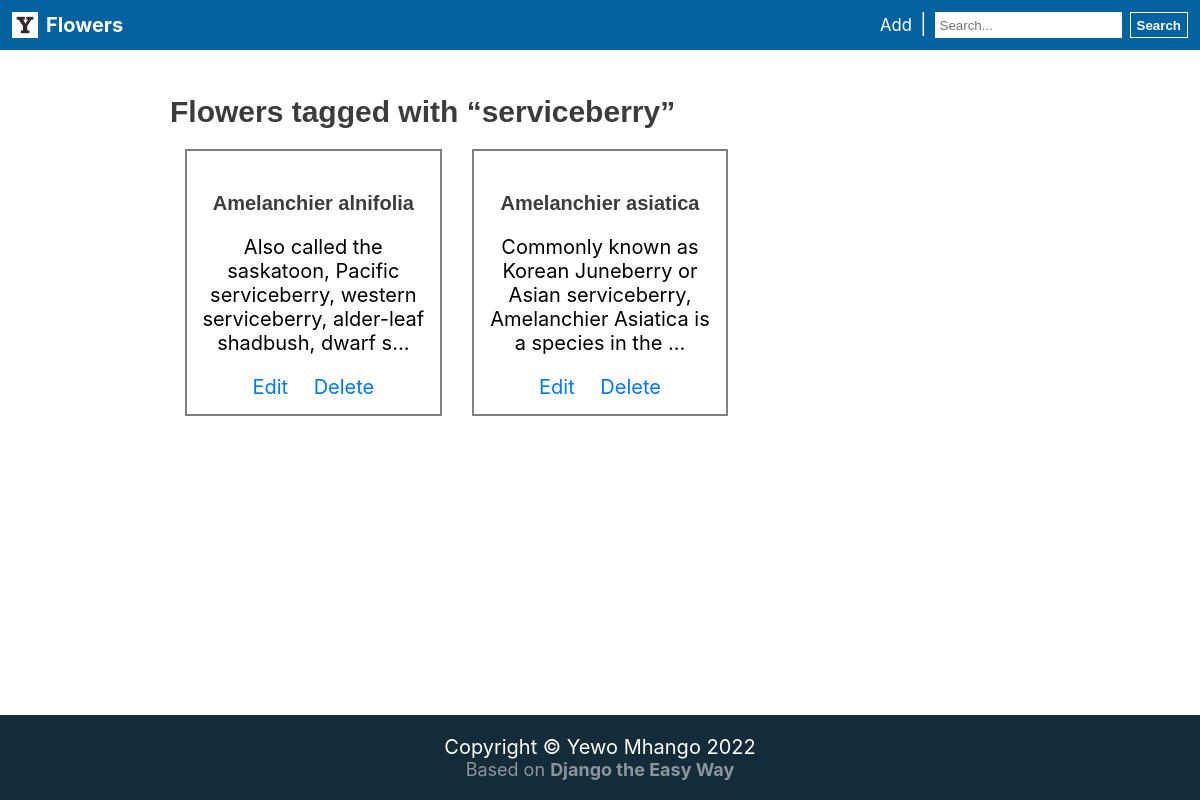
Page /tags/serviceberry/ on the committed database.
### myapp/models.py (models this page shows, shortened)
class Flower(models.Model):
    title = models.CharField(max_length=255, default='')
    description = models.TextField(default='')
    slug = models.SlugField(blank=True, default='')
    category = models.ForeignKey(Category, null=True, on_delete=models.PROTECT)
    tags = models.ManyToManyField(Tag)

### myapp/views.py (the view)
# urls.py: path('tags/<slug:slug>/', myapp_views.tags, name='tags'),
def tags(request: HttpRequest, slug=None):
    flowers = Flower.objects.filter(tags__slug=slug)
    return render(request, 'myapp/index.html', {'flowers': flowers, 'page_title': 'Flowers tagged with “' + slug + '”'})

### myapp/templates/myapp/index.html (shortened to what this page needs)
{% extends 'base/base.html' %} {% block content %}
<h2>{{ page_title }}</h2>
<div class="cards-container">
  {% for flower in flowers %}
  <div class="url-card" onclick="location=`{% url 'detail' flower.slug %}`">
    <h4 class="card-tile">{{ flower.title }}</h4>
    <p class="card-text">{{ flower.description | truncatechars:100 }}</p>
    <a href="{% url 'edit' pk=flower.pk %}" class="card-link">Edit</a>
    <a href="{% url 'delete' pk=flower.pk %}" class="card-link">Delete</a>
  </div>
  {% endfor %}
</div>
 {% endblock %}

### base/static/base/css/site.css (style rules this page uses)
* { box-sizing: border-box; transition: all 0.25s ease; }
h1, h2, h3, h4, h5, h6 { color: rgb(60, 60, 60); margin-bottom: 5px; font-family: Montserrat, sans-serif; }
body { font-family: -apple-system, BlinkMacSystemFont, "Segoe UI", Roboto, Oxygen, Cantarell, "Open Sans", "Helvetica Neue", Tahoma, Geneva, Verdana, sans-serif; font-size: 20px; min-height: 100vh; display: flex; flex-direction: column; justify-content: space-between; margin: 0; }
.url-card { text-align: center; border: 2px grey solid; padding: 15px; margin: 15px; cursor: pointer; }
a { color: rgb(0, 119, 255); text-decoration: none; }
.card-link { display: inline-block; margin-left: 10px; margin-right: 10px; }
.cards-container { display: grid; --columns: 1; grid-template-columns: repeat(var(--columns), 1fr); }
@media screen and (min-width: 700px) { .cards-container { --columns: 2; } }
@media screen and (min-width: 1200px) { .cards-container { --columns: 3; } }

### rows in the picture
Flower: title "Amelanchier alnifolia", description "Also called the saskatoon, Pacific serviceberry, western serviceberry, alder-leaf shadbush, dwarf s…"
Flower: title "Amelanchier asiatica", description "Commonly known as Korean Juneberry or Asian serviceberry, Amelanchier Asiatica is a species in the …"

### other values in the picture
{{ page_title }} "Flowers tagged with “serviceberry”"
